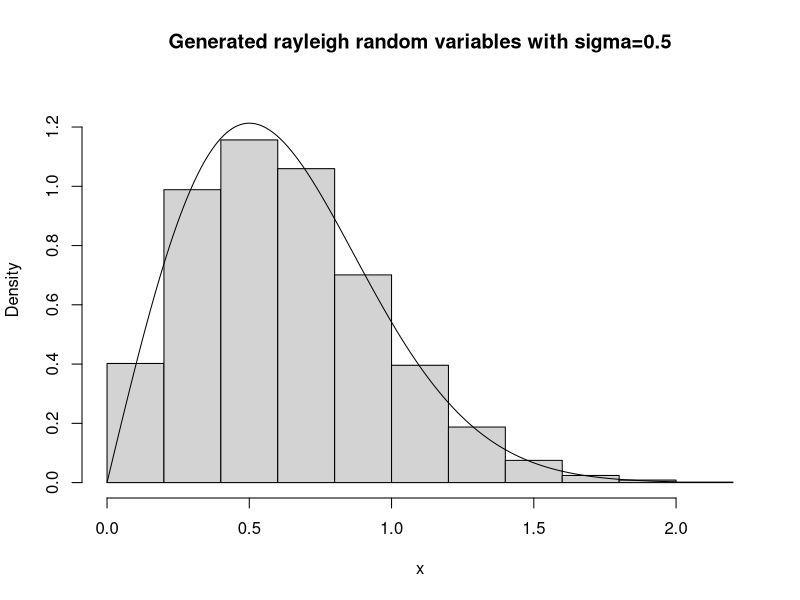
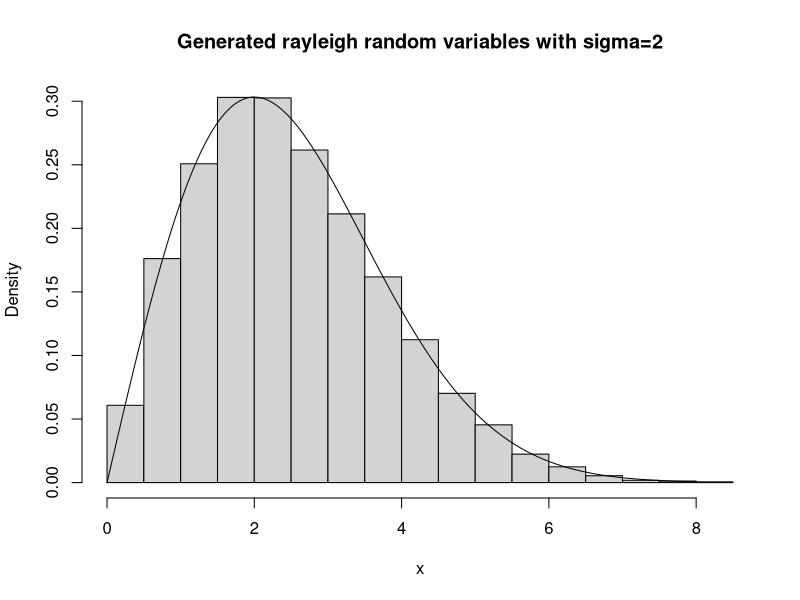

Write the R code that produced these figures, in order.
## Define function to generate Rayleigh random variables ##
rray <- function(n,sigma){
  u <- runif(n)
  output <- sqrt(-2*sigma^2*log(u))
  return(output)
}

## Set seed to ensure consistency before generating numbers and plotting ##
set.seed(0)

########## simga = 0.5 ##########
x1 <- rray(10000,0.5)
hist(x1,prob=TRUE,
     ylim=c(0,1.3), # extend the y-axis so that the density line will not be cut off
     main="Generated rayleigh random variables with sigma=0.5",
     xlab="x") # plot the histogram

## Overlay a density line ##
xlines1 <- seq(0,round(max(x1)),0.01)
ylines1 <- (xlines1/0.5^2)*exp(-xlines1^2/(2*(0.5^2)))
lines(xlines1,ylines1)

########## sigma = 2 ##########
x2 <- rray(10000,2)
hist(x2,prob=TRUE,
     main="Generated rayleigh random variables with sigma=2",
     xlab="x") # plot the histogram

## Overlay a density line ##
xlines2 <- seq(0,round(max(x2)),0.01)
ylines2 <- (xlines2/2^2)*exp(-xlines2^2/(2*(2^2)))
lines(xlines2,ylines2)